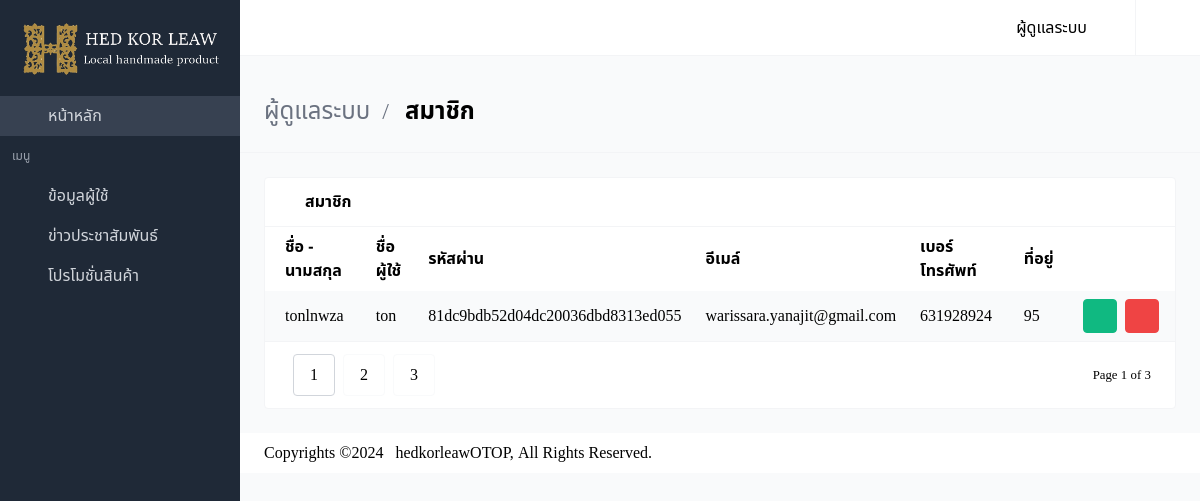
Page /admin/membertables.php (signed in) on the earlier database version.
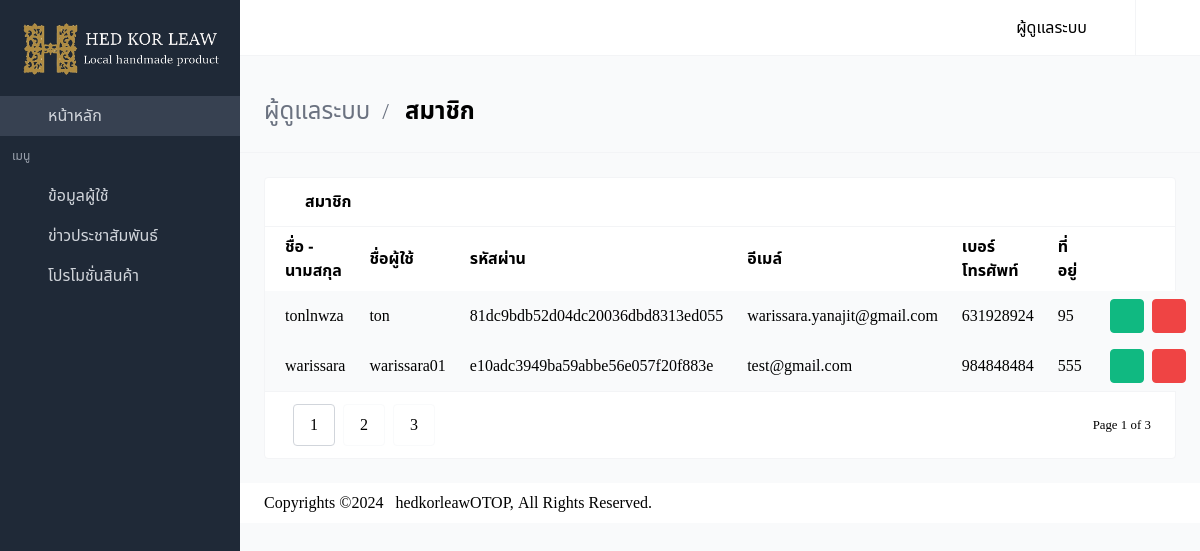
Same page on the later database version.
### tables this page shows
CREATE TABLE `user` (
  `user_id` int(11) NOT NULL,
  `username` varchar(100) DEFAULT NULL,
  `password` varchar(100) DEFAULT NULL,
  `name` varchar(100) DEFAULT NULL,
  `email` varchar(100) DEFAULT NULL,
  `phone` int(10) DEFAULT NULL,
  `address` varchar(300) DEFAULT NULL,
  `status` varchar(1) DEFAULT NULL
);

### admin/membertables.php (the view, shortened to what the changed rows need)
<?php
require_once "../connectDB.php";
if (!$_SESSION['userid']) {
  header("Location: index.php");
} else {
?>
<!DOCTYPE html>
<html lang="en" class="">
<head>
  <link rel="stylesheet" href="css/main.css?v=1628755089081">
</head>
<body>
  <section class="section main-section">
    <div class="card has-table">
      <div class="card-content">
        <table>
          <thead >
          <tr>
            <th style="width: 200px; padding-left: 20px;">ชื่อ - นามสกุล</th>
            <th style="width: 150px; ">ชื่อผู้ใช้</th>
            <th style="width: 150px; ">รหัสผ่าน</th>
            <th style="width: 200px; ">อีเมล์</th>
            <th style="width: 200px; ">เบอร์โทรศัพท์</th>
            <th style="width: 200px; ">ที่อยู่</th>
            <th></th>
          </tr>
          </thead>
          <?php
              $sql = "SELECT * FROM `user` WHERE `status` = 'm';";
              $result = mysqli_query($conn,$sql);
              while($row = mysqli_fetch_array($result)){
            ?>
          <tbody>
          <tr>
            <td data-label="name" style="padding-left: 20px;"><?php echo $row['name']; ?></td>
            <td data-label="username"><?php echo $row['username']; ?></td>
            <td data-label="number"><?php echo $row['password']; ?></td>
            <td data-label="email"><?php echo $row['email']; ?></td>
            <td data-label="tel"><?php echo $row['phone']; ?></td>
            <td data-label="text"><?php echo $row['address']; ?></td>
            <td class="actions-cell">
              <div class="buttons right nowrap">
                <button class="button small green --jb-modal"  data-target="sample-modal-2" type="button">
                <a href="profile.php?uid=<?php echo $row['user_id']?>"><span class="icon"><i class="mdi mdi-eye"></i></span></a>
                </button>
                <button class="button small red --jb-modal" data-target="sample-modal" type="button">
                  <span class="icon"><i class="mdi mdi-trash-can"></i></span>
                </button>
              </div>
            </td>
          </tr>
          </tbody>
          <?php } ?>
        </table>
      </div>
    </div>
  </section>
<link rel="stylesheet" href="https://cdn.materialdesignicons.com/4.9.95/css/materialdesignicons.min.css">
</body>
</html>
<?php } ?>

Differences in the rows shown:
added user: name "warissara", username "warissara01", password "e10adc3949ba59abbe56e057f20f883e", email "test@gmail.com", phone "984848484", address "555"
